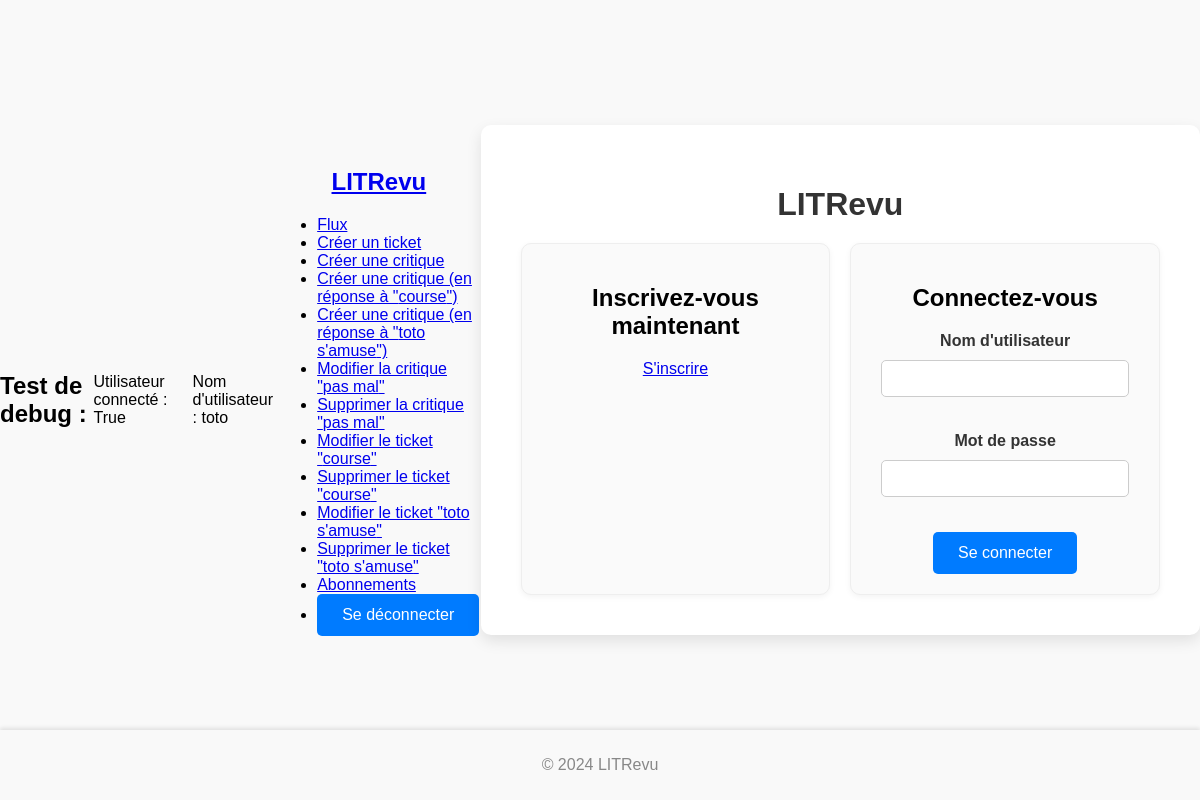
/ (signed in), run on an earlier commit of the app's database.
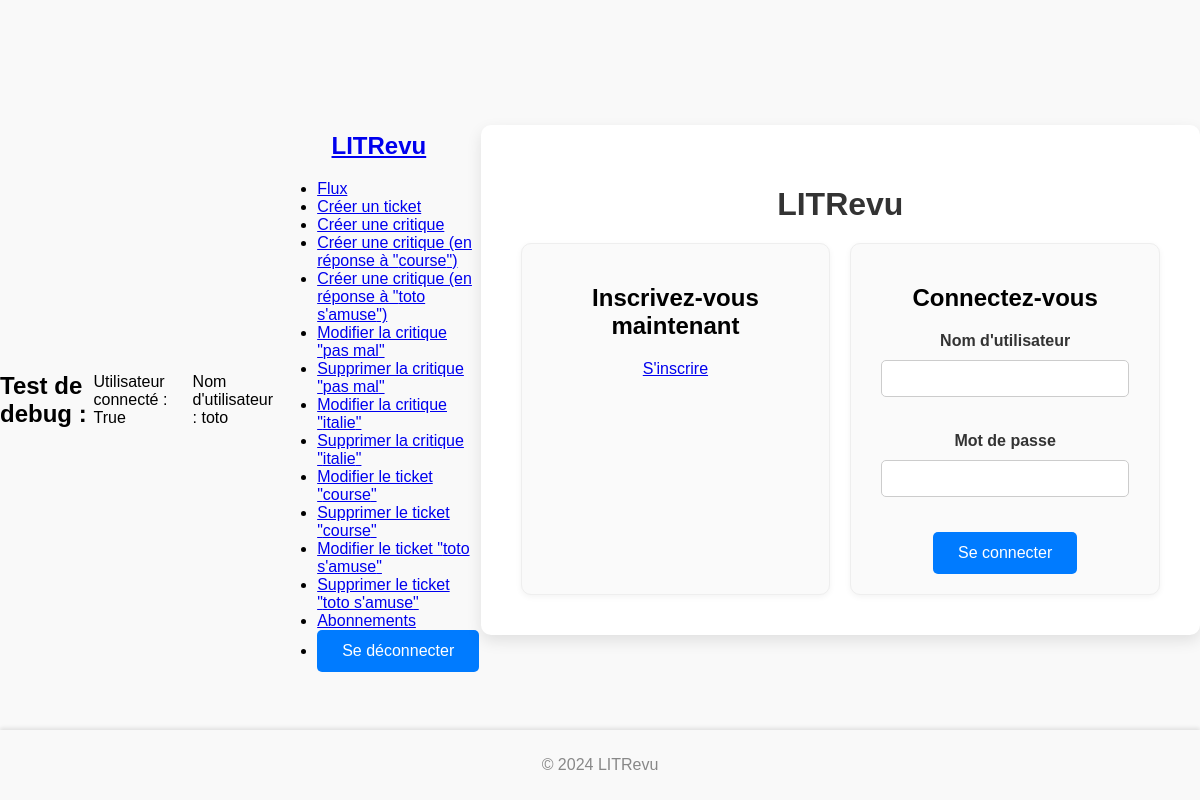
And on a later commit of the database.
### authentication/models.py (models this page shows, shortened)
class CustomUser(AbstractUser):
    ROLE_CHOICES = [
        ('USER', 'Utilisateur'),
        ('DEVELOPER', 'Développeur'),
    ]
    role = models.CharField(max_length=10, choices=ROLE_CHOICES, default='USER')
    is_developer = models.BooleanField(default=False)
    follows = models.ManyToManyField(
        'self', through='UserFollows', related_name='is_followed_by', symmetrical=False
    )

### reviews/models.py (models this page shows, shortened)
class Ticket(models.Model):
    title = models.CharField(max_length=128)
    description = models.TextField(max_length=2048, blank=True)
    user = models.ForeignKey(
        to=settings.AUTH_USER_MODEL, on_delete=models.CASCADE, related_name='tickets'
    )
    image = models.ImageField(null=True, blank=True, upload_to='ticket_images/')
    time_created = models.DateTimeField(auto_now_add=True)

class Review(models.Model):
    ticket = models.ForeignKey(
        to=Ticket,
        on_delete=models.CASCADE,
        related_name='reviews',
        null=True,  # Permettre les valeurs nulles
        blank=True  # Permettre le champ vide dans les formulaires
    )
    rating = models.PositiveSmallIntegerField(
        validators=[MinValueValidator(0), MaxValueValidator(5)]
    )
    headline = models.CharField(max_length=128)
    body = models.TextField(max_length=8192, blank=True)
    user = models.ForeignKey(
        to=settings.AUTH_USER_MODEL, on_delete=models.CASCADE, related_name='reviews'
    )
    time_created = models.DateTimeField(auto_now_add=True)

### authentication/views.py (the view)
# urls.py: path('', HomePageView.as_view(), name='homepage'),
class HomePageView(TemplateView):
    template_name = 'authentication/homepage.html'  # Chemin correct pour le template de la page d'accueil
    def get(self, request, *args, **kwargs):
        print(f"Utilisateur sur la page d'accueil : {request.user}")
        print(f"Authentifié ? {request.user.is_authenticated}")
        return super().get(request, *args, **kwargs)

### authentication/templates/authentication/homepage.html (shortened to what this page needs)
{% extends 'base.html' %}
{% block content %}
<div class="homepage-container">
    <h1>LITRevu</h1>
    <div class="auth-options">
        <div class="signup-section">
            <h2>Inscrivez-vous maintenant</h2>
            <a href="{% url 'signup' %}" class="btn btn-primary">S'inscrire</a>
        </div>
        <div class="login-section">
            <h2>Connectez-vous</h2>
            <form method="post" action="{% url 'login' %}">
                <div class="form-group">
                    <label for="username">Nom d'utilisateur</label>
                    <input type="text" name="username" required>
                </div>
                <div class="form-group">
                    <label for="password">Mot de passe</label>
                    <input type="password" name="password" required>
                </div>
                <button type="submit" class="btn btn-primary">Se connecter</button>
            </form>
        </div>
    </div>
</div>
{% endblock %}

### templates/base.html (shortened to what this page needs)
{% load static %}
<!DOCTYPE html>
<html lang="fr">
<head>
    <link rel="stylesheet" href="{% static 'css/styles.css' %}">
</head>
<body>
    <h2>Test de debug :</h2>
    <p>Utilisateur connecté : {{ user.is_authenticated }}</p>
    <p>Nom d'utilisateur : {{ user.username }}</p>
    {% if user.is_authenticated %}
    <header>
        <nav class="navbar">
            <div class="container">
                <h1><a href="{% url 'homepage' %}">LITRevu</a></h1>
                <ul class="nav-links">
                    <li><a href="{% url 'homepage' %}">Flux</a></li>
                    <li><a href="{% url 'ticket-add' %}">Créer un ticket</a></li>
                    <li><a href="{% url 'review-create' %}">Créer une critique</a></li>
                    {% for ticket in user.tickets.all %}
                        <li><a href="{% url 'review-add' ticket_id=ticket.pk %}">Créer une critique (en réponse à "{{ ticket.title }}")</a></li>
                    {% endfor %}
                    {% for review in user.reviews.all %}
                        <li><a href="{% url 'review-edit' pk=review.pk %}">Modifier la critique "{{ review.headline }}"</a></li>
                        <li><a href="{% url 'review-delete' pk=review.pk %}" class="text-danger">Supprimer la critique "{{ review.headline }}"</a></li>
                    {% endfor %}
                    {% for ticket in user.tickets.all %}
                        <li><a href="{% url 'ticket-edit' pk=ticket.pk %}">Modifier le ticket "{{ ticket.title }}"</a></li>
                        <li><a href="{% url 'ticket-delete' pk=ticket.pk %}" class="text-danger">Supprimer le ticket "{{ ticket.title }}"</a></li>
                    {% endfor %}
                    <li><a href="#">Abonnements</a></li>
                    <li>
                        <form method="post" action="{% url 'logout' %}">
                            <button type="submit" class="btn btn-link">Se déconnecter</button>
                        </form>
                    </li>
                </ul>
            </div>
        </nav>
    </header>
    {% else %}
        <p>Vous n'êtes pas connecté.</p>
    {% endif %}
    <main class="main-container">
        {% block content %}{% endblock %}
    </main>
    <footer>
        <p>&copy; 2024 LITRevu</p>
    </footer>
</body>
</html>

### static/css/styles.css (style rules this page uses)
body { font-family: Arial, sans-serif; background-color: #f9f9f9; margin: 0; padding: 0; display: flex; justify-content: center; align-items: center; min-height: 100vh; }
.main-container { width: 100%; max-width: 1200px; padding: 40px; display: flex; flex-direction: column; align-items: center; justify-content: center; }
h1 { color: #333; text-align: center; margin-bottom: 20px; }
.homepage-container, .signup-container { width: 100%; max-width: 800px; background-color: white; padding: 40px; margin-bottom: 40px; box-shadow: 0 6px 15px rgba(0,0,0,0.1); border-radius: 10px; }
.auth-options { display: flex; justify-content: space-between; gap: 20px; }
.signup-section, .login-section { flex: 1; padding: 20px; text-align: center; border: 1px solid #eee; border-radius: 10px; box-shadow: 0 2px 6px rgba(0, 0, 0, 0.05); background-color: #fafafa; }
label { display: block; margin-bottom: 10px; font-weight: bold; color: #333; }
input { width: calc(100% - 20px); padding: 10px; margin-bottom: 15px; border: 1px solid #ccc; border-radius: 5px; box-sizing: border-box; }
button { padding: 12px 25px; background-color: #007bff; color: white; border: none; border-radius: 5px; cursor: pointer; font-size: 16px; }
.form-group { margin-bottom: 20px; }
footer { text-align: center; position: fixed; bottom: 0; width: 100%; background-color: #f9f9f9; padding: 10px 0; color: #888; box-shadow: 0 -2px 4px rgba(0, 0, 0, 0.1); }

What changed in the data, as far as the page shows it:
added Review: headline "italie"
